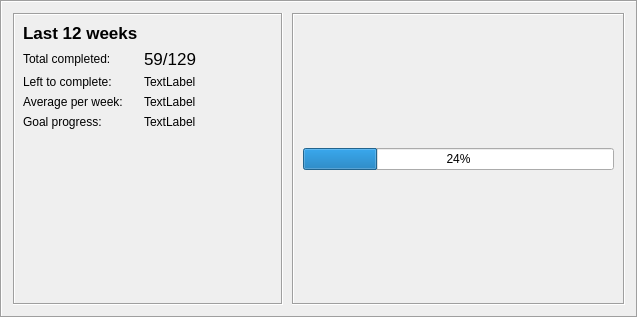
<?xml version="1.0" encoding="UTF-8"?>
<ui version="4.0">
 <class>ProgressWidget</class>
 <widget class="QFrame" name="ProgressWidget">
  <property name="geometry">
   <rect>
    <x>0</x>
    <y>0</y>
    <width>638</width>
    <height>318</height>
   </rect>
  </property>
  <property name="windowTitle">
   <string>Frame</string>
  </property>
  <property name="frameShape">
   <enum>QFrame::Box</enum>
  </property>
  <property name="frameShadow">
   <enum>QFrame::Sunken</enum>
  </property>
  <layout class="QHBoxLayout" name="horizontalLayout_2">
   <item>
    <layout class="QHBoxLayout" name="horizontalLayout">
     <property name="spacing">
      <number>9</number>
     </property>
     <item>
      <widget class="QFrame" name="legendFrame">
       <property name="sizePolicy">
        <sizepolicy hsizetype="Fixed" vsizetype="Preferred">
         <horstretch>0</horstretch>
         <verstretch>0</verstretch>
        </sizepolicy>
       </property>
       <property name="minimumSize">
        <size>
         <width>270</width>
         <height>0</height>
        </size>
       </property>
       <property name="frameShape">
        <enum>QFrame::Box</enum>
       </property>
       <property name="frameShadow">
        <enum>QFrame::Sunken</enum>
       </property>
       <widget class="QWidget" name="gridLayoutWidget_3">
        <property name="geometry">
         <rect>
          <x>10</x>
          <y>10</y>
          <width>251</width>
          <height>271</height>
         </rect>
        </property>
        <layout class="QFormLayout" name="formLayout">
         <item row="0" column="0">
          <widget class="QLabel" name="lblTitle">
           <property name="sizePolicy">
            <sizepolicy hsizetype="MinimumExpanding" vsizetype="Preferred">
             <horstretch>0</horstretch>
             <verstretch>0</verstretch>
            </sizepolicy>
           </property>
           <property name="font">
            <font>
             <pointsize>13</pointsize>
             <weight>75</weight>
             <bold>true</bold>
            </font>
           </property>
           <property name="text">
            <string>Last 12 weeks</string>
           </property>
          </widget>
         </item>
         <item row="1" column="0">
          <widget class="QLabel" name="lblTotalCaption">
           <property name="text">
            <string>Total completed:</string>
           </property>
          </widget>
         </item>
         <item row="1" column="1">
          <widget class="QLabel" name="lblProgress">
           <property name="font">
            <font>
             <pointsize>13</pointsize>
            </font>
           </property>
           <property name="text">
            <string>59/129</string>
           </property>
          </widget>
         </item>
         <item row="2" column="0">
          <widget class="QLabel" name="lblLeftCaption">
           <property name="text">
            <string>Left to complete:</string>
           </property>
          </widget>
         </item>
         <item row="2" column="1">
          <widget class="QLabel" name="lblLeft">
           <property name="text">
            <string>TextLabel</string>
           </property>
          </widget>
         </item>
         <item row="3" column="0">
          <widget class="QLabel" name="lblAverageCaption">
           <property name="text">
            <string>Average per week: </string>
           </property>
          </widget>
         </item>
         <item row="3" column="1">
          <widget class="QLabel" name="lblAverage">
           <property name="text">
            <string>TextLabel</string>
           </property>
          </widget>
         </item>
         <item row="4" column="0">
          <widget class="QLabel" name="lblProgressPercentageCaption">
           <property name="text">
            <string>Goal progress:</string>
           </property>
          </widget>
         </item>
         <item row="4" column="1">
          <widget class="QLabel" name="lblPercentage">
           <property name="text">
            <string>TextLabel</string>
           </property>
          </widget>
         </item>
        </layout>
       </widget>
      </widget>
     </item>
     <item>
      <widget class="QFrame" name="frame_2">
       <property name="sizePolicy">
        <sizepolicy hsizetype="Expanding" vsizetype="Preferred">
         <horstretch>0</horstretch>
         <verstretch>0</verstretch>
        </sizepolicy>
       </property>
       <property name="minimumSize">
        <size>
         <width>250</width>
         <height>270</height>
        </size>
       </property>
       <property name="frameShape">
        <enum>QFrame::Box</enum>
       </property>
       <property name="frameShadow">
        <enum>QFrame::Sunken</enum>
       </property>
       <layout class="QVBoxLayout" name="verticalLayout_2">
        <item>
         <layout class="QGridLayout" name="gaugeLayout"/>
        </item>
        <item>
         <widget class="QProgressBar" name="progressBarGoalProgress">
          <property name="sizePolicy">
           <sizepolicy hsizetype="Expanding" vsizetype="Fixed">
            <horstretch>0</horstretch>
            <verstretch>0</verstretch>
           </sizepolicy>
          </property>
          <property name="value">
           <number>24</number>
          </property>
         </widget>
        </item>
       </layout>
      </widget>
     </item>
    </layout>
   </item>
  </layout>
 </widget>
 <resources/>
 <connections/>
</ui>
